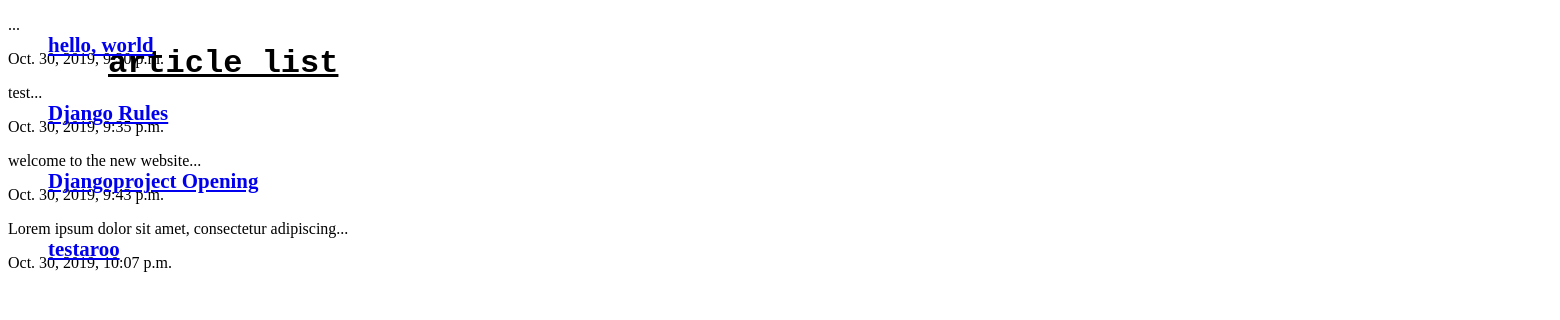
The app's page /articles/ with its own data.
### articles/models.py (models this page shows, shortened)
class Article(models.Model):
    title = models.CharField(max_length=100)
    slug = models.SlugField()
    body = models.TextField()
    date = models.DateTimeField(auto_now_add=True)
    def snippet(self):
        return self.body[:50] + '...'

### articles/views.py (the view)
# urls.py: path('', views.article_list, name="list"),
def article_list(request):
    articles = Article.objects.all().order_by('date')
    return render(request, 'articles/article_list.html', {'articles': articles })

### articles/templates/articles/article_list.html
{% extends 'base_layout.html' %}
{% block content %}
    <h1>article list</h1>
    <div class="articles">
      {% for article in articles %}
        <div class="article">
          <h2><a href="#">{{ article.title }}</a></h2>
          <p>{{ article.snippet }}</p>
          <p>{{ article.date }}</p>
        </div>
      {% endfor %}
    </div>
{% endblock %}

### templates/base_layout.html (shortened to what this page needs)
{% load static from staticfiles %}
<!DOCTYPE html>
<html lang="en" dir="ltr">
  <head>
    <link rel="stylesheet" href="{% static 'styles2.css' %}">
  </head>
  <body>
    <header class="wrapper">
      {% block content %}
      {% endblock %}
  </body>
</html>

### assets/styles2.css (style rules this page uses)
body { background-color:"snow"; position:relative; min-width:1700px; min-height:800px; }
#firstsquar , h2 { position:absolute; text-align:center; padding-left:2%; }
#secondtsquar , h2 { position:absolute; text-align:center; padding-left:2%; }
#thirdsquar , h2 { position:absolute; text-align:center; padding-left:2%; font-size: calc(10px + .7vw); }
.lefttsecdiv , h2 { position:absolute; text-align:center; padding-left:2%; }
.leftopbox, h2 { position:absolute; padding-left:40px; }
.leftbottombox, h2 { position:absolute; padding-left:40px; }
#logo , h1 { position:absolute; top:1%; left:100px; color:black; font-size:2rem; font-family:courier; text-decoration:underline; }

### records on screen
Article: title "hello, world", snippet "...", date "Oct. 30, 2019, 9:30 p.m."
Article: title "Django Rules", snippet "test...", date "Oct. 30, 2019, 9:35 p.m."
Article: title "Djangoproject Opening", snippet "welcome to the new website...", date "Oct. 30, 2019, 9:43 p.m."
Article: title "testaroo", snippet "Lorem ipsum dolor sit amet, consectetur adipiscing...", date "Oct. 30, 2019, 10:07 p.m."
